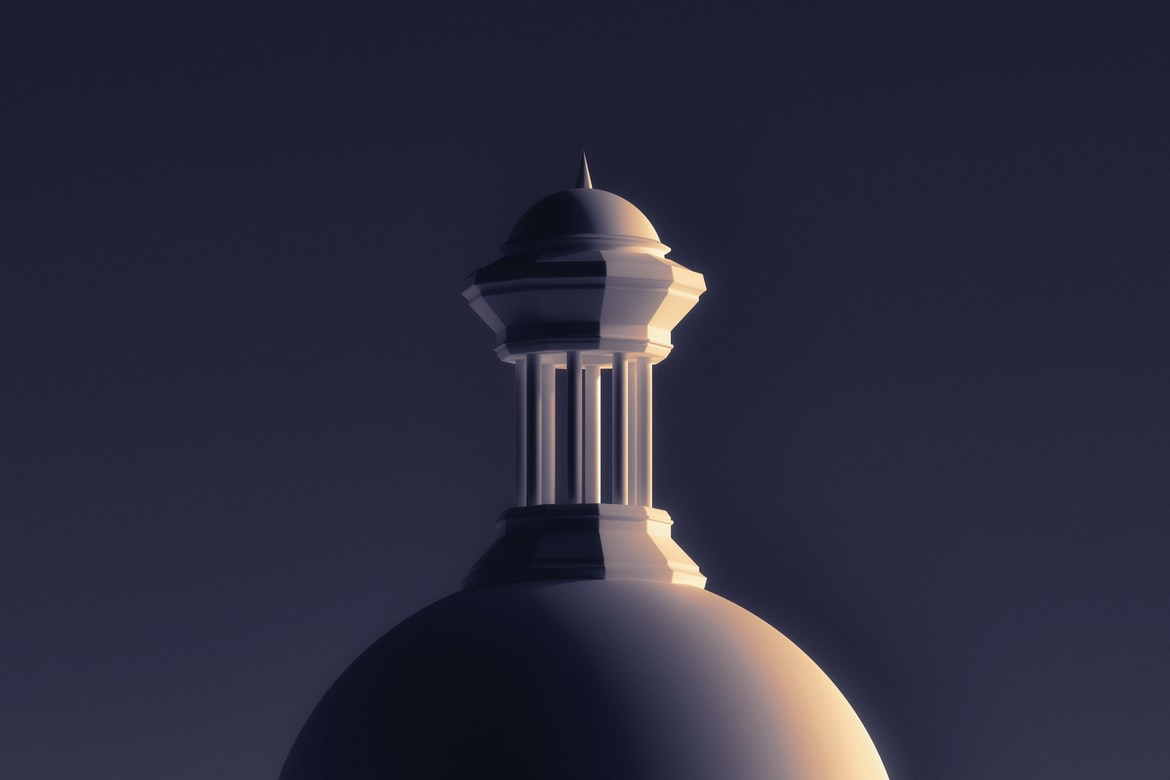
%> input picture contoh-pc.jpg, 1170 x 780 px
$ octave Log_Transformation152.m   (GNU Octave 9; MATLAB toolbox functions it lacks are replaced by stand-ins)
%> lines starting %> are read from the running program, lines starting %| are printed output that depends on the picture
figure;
Range = 256;
citraA= imread('contoh-pc.jpg');
%> citraA is the input picture: size 780x1170x3 uint8; mean R, G, B 43.9, 43.6, 61.9
logT = uint8(log(double(citraA)+1) .* ((Range - 1)/log(Range)));
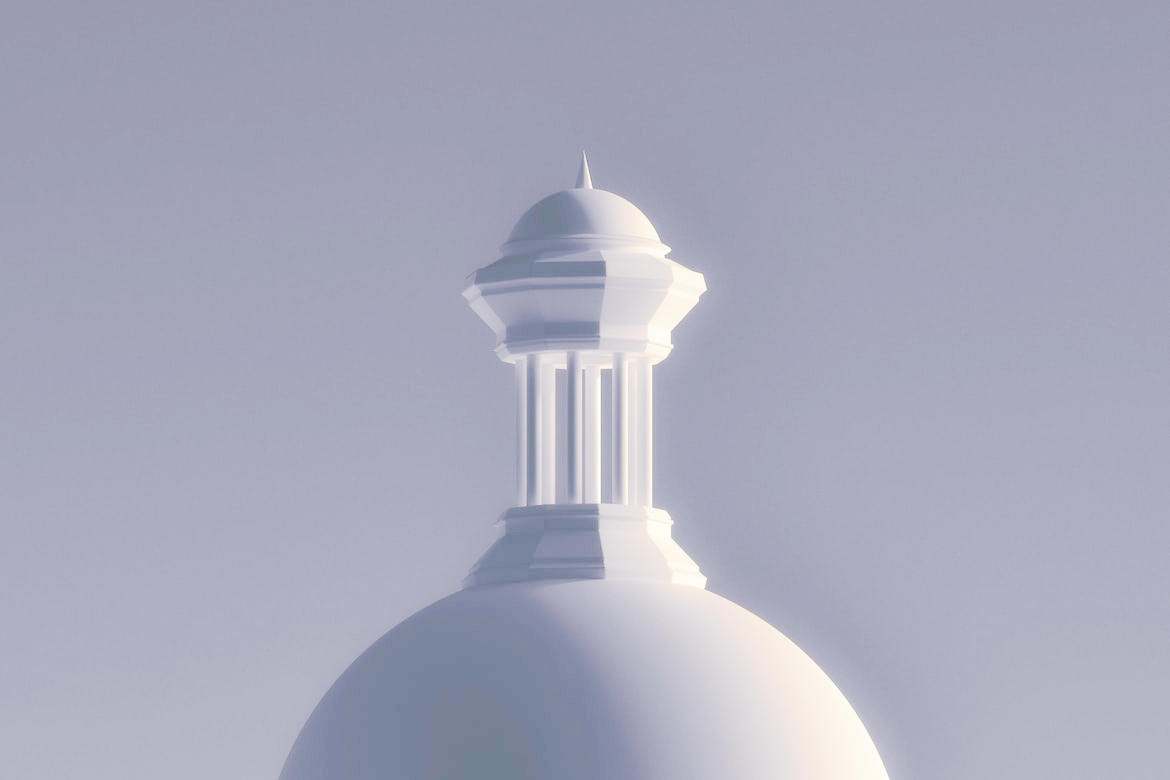
%> logT: size 780x1170x3 uint8; mean R, G, B 168.4, 169.7, 188.4
invT = uint8((exp(double(citraA)) .^ (log(Range) / (Range-1))) - 1);
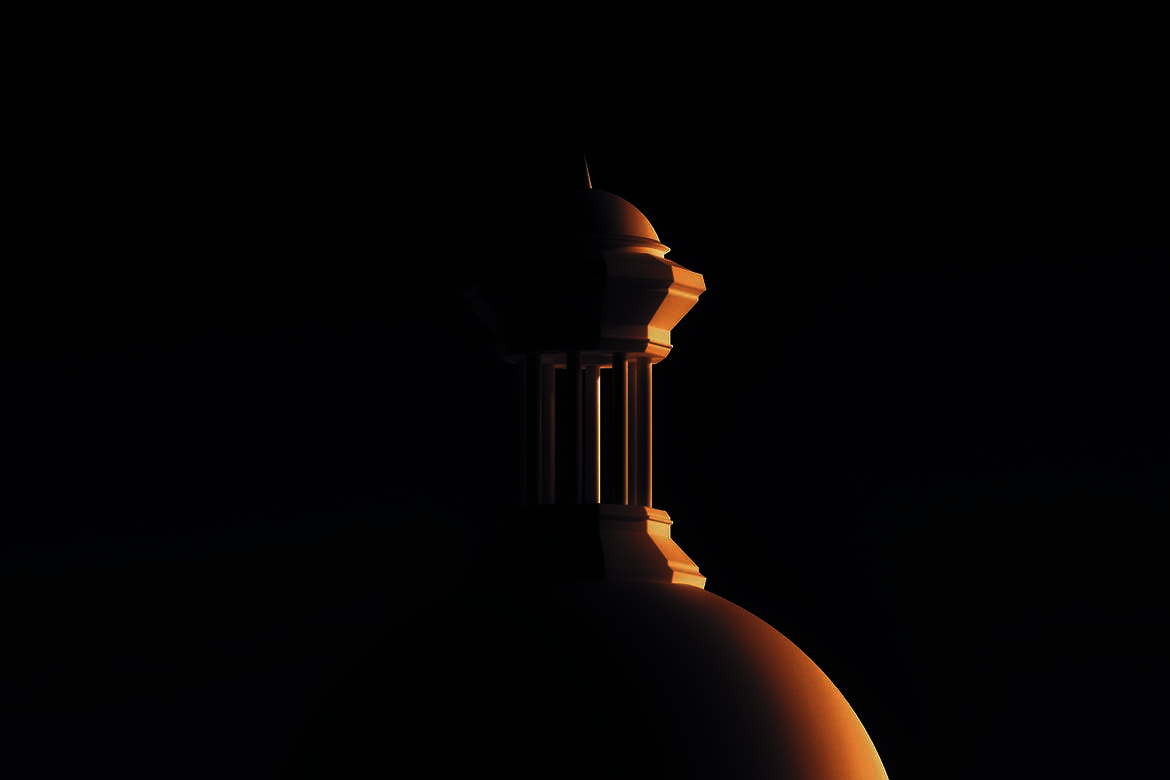
%> invT: size 780x1170x3 uint8; mean R, G, B 5.2, 3.4, 3.7
subplot(2, 2, 1);
imshow(citraA); title('Citra asli');
subplot(2, 2, 2);
imshow(logT); title('Citra transformasi log');
subplot(2, 2, 3);
imshow(invT); title('Citra inverse log');
